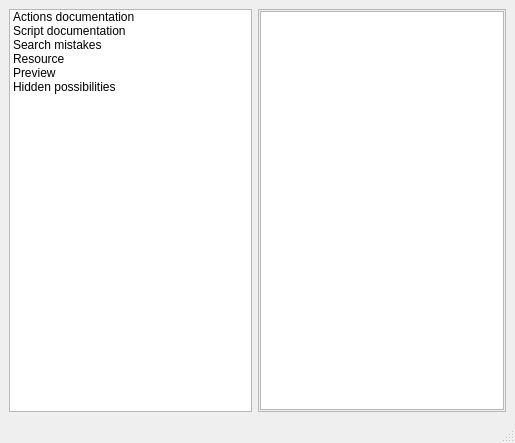
<?xml version="1.0" encoding="UTF-8"?>
<ui version="4.0">
 <class>HelpWindow</class>
 <widget class="QMainWindow" name="HelpWindow">
  <property name="geometry">
   <rect>
    <x>0</x>
    <y>0</y>
    <width>515</width>
    <height>443</height>
   </rect>
  </property>
  <property name="windowTitle">
   <string>MainWindow</string>
  </property>
  <widget class="QWidget" name="centralwidget">
   <layout class="QHBoxLayout" name="horizontalLayout">
    <item>
     <widget class="QListWidget" name="listWidget">
      <property name="uniformItemSizes">
       <bool>false</bool>
      </property>
      <item>
       <property name="text">
        <string>Actions documentation</string>
       </property>
      </item>
      <item>
       <property name="text">
        <string>Script documentation</string>
       </property>
      </item>
      <item>
       <property name="text">
        <string>Search mistakes</string>
       </property>
      </item>
      <item>
       <property name="text">
        <string>Resource</string>
       </property>
      </item>
      <item>
       <property name="text">
        <string>Preview</string>
       </property>
      </item>
      <item>
       <property name="text">
        <string>Hidden possibilities</string>
       </property>
      </item>
     </widget>
    </item>
    <item>
     <widget class="QScrollArea" name="scrollArea">
      <property name="widgetResizable">
       <bool>true</bool>
      </property>
      <widget class="QWidget" name="scrollAreaWidgetContents">
       <property name="geometry">
        <rect>
         <x>0</x>
         <y>0</y>
         <width>246</width>
         <height>403</height>
        </rect>
       </property>
       <layout class="QVBoxLayout" name="verticalLayout">
        <property name="margin">
         <number>1</number>
        </property>
        <item>
         <widget class="QTextBrowser" name="textBrowser">
          <property name="font">
           <font>
            <pointsize>10</pointsize>
           </font>
          </property>
          <property name="openExternalLinks">
           <bool>true</bool>
          </property>
         </widget>
        </item>
       </layout>
      </widget>
     </widget>
    </item>
   </layout>
  </widget>
  <widget class="QStatusBar" name="statusbar"/>
 </widget>
 <resources>
  <include location="../rizekqsseditor.qrc"/>
 </resources>
 <connections/>
</ui>
